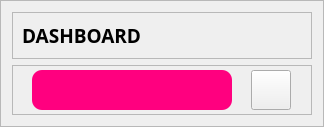
                     <widget class="QFrame" name="frame_37">
                      <property name="frameShape">
                       <enum>QFrame::StyledPanel</enum>
                      </property>
                      <property name="frameShadow">
                       <enum>QFrame::Raised</enum>
                      </property>
                      <layout class="QVBoxLayout" name="verticalLayout_48">
                       <item>
                        <widget class="QFrame" name="frame_38">
                         <property name="sizePolicy">
                          <sizepolicy hsizetype="Preferred" vsizetype="Fixed">
                           <horstretch>0</horstretch>
                           <verstretch>0</verstretch>
                          </sizepolicy>
                         </property>
                         <property name="frameShape">
                          <enum>QFrame::StyledPanel</enum>
                         </property>
                         <property name="frameShadow">
                          <enum>QFrame::Raised</enum>
                         </property>
                         <layout class="QVBoxLayout" name="verticalLayout_49">
                          <item alignment="Qt::AlignTop">
                           <widget class="QLabel" name="label_17">
                            <property name="font">
                             <font>
                              <family>Segoe Print</family>
                              <pointsize>14</pointsize>
                              <weight>75</weight>
                              <bold>true</bold>
                             </font>
                            </property>
                            <property name="text">
                             <string>DASHBOARD</string>
                            </property>
                           </widget>
                          </item>
                         </layout>
                        </widget>
                       </item>
                       <item>
                        <widget class="QFrame" name="frame_39">
                         <property name="sizePolicy">
                          <sizepolicy hsizetype="Fixed" vsizetype="Fixed">
                           <horstretch>0</horstretch>
                           <verstretch>0</verstretch>
                          </sizepolicy>
                         </property>
                         <property name="minimumSize">
                          <size>
                           <width>300</width>
                           <height>50</height>
                          </size>
                         </property>
                         <property name="frameShape">
                          <enum>QFrame::StyledPanel</enum>
                         </property>
                         <property name="frameShadow">
                          <enum>QFrame::Raised</enum>
                         </property>
                         <layout class="QHBoxLayout" name="horizontalLayout_19">
                          <property name="spacing">
                           <number>0</number>
                          </property>
                          <property name="leftMargin">
                           <number>0</number>
                          </property>
                          <property name="topMargin">
                           <number>0</number>
                          </property>
                          <property name="rightMargin">
                           <number>0</number>
                          </property>
                          <property name="bottomMargin">
                           <number>0</number>
                          </property>
                          <item>
                           <widget class="QLabel" name="balanceLabel">
                            <property name="sizePolicy">
                             <sizepolicy hsizetype="Fixed" vsizetype="Fixed">
                              <horstretch>0</horstretch>
                              <verstretch>0</verstretch>
                             </sizepolicy>
                            </property>
                            <property name="minimumSize">
                             <size>
                              <width>200</width>
                              <height>40</height>
                             </size>
                            </property>
                            <property name="font">
                             <font>
                              <weight>75</weight>
                              <bold>true</bold>
                             </font>
                            </property>
                            <property name="styleSheet">
                             <string notr="true">background-color: rgb(255, 0, 127);
border-radius:10px;</string>
                            </property>
                            <property name="inputMethodHints">
                             <set>Qt::ImhHiddenText</set>
                            </property>
                            <property name="text">
                             <string/>
                            </property>
                            <property name="alignment">
                             <set>Qt::AlignCenter</set>
                            </property>
                           </widget>
                          </item>
                          <item>
                           <widget class="QPushButton" name="checkBalanceBtn">
                            <property name="sizePolicy">
                             <sizepolicy hsizetype="Fixed" vsizetype="Fixed">
                              <horstretch>0</horstretch>
                              <verstretch>0</verstretch>
                             </sizepolicy>
                            </property>
                            <property name="minimumSize">
                             <size>
                              <width>0</width>
                              <height>40</height>
                             </size>
                            </property>
                            <property name="toolTip">
                             <string>View balance</string>
                            </property>
                            <property name="text">
                             <string/>
                            </property>
                            <property name="iconSize">
                             <size>
                              <width>24</width>
                              <height>24</height>
                             </size>
                            </property>
                            <property name="checkable">
                             <bool>false</bool>
                            </property>
                            <property name="checked">
                             <bool>false</bool>
                            </property>
                           </widget>
                          </item>
                         </layout>
                        </widget>
                       </item>
                      </layout>
                     </widget>
